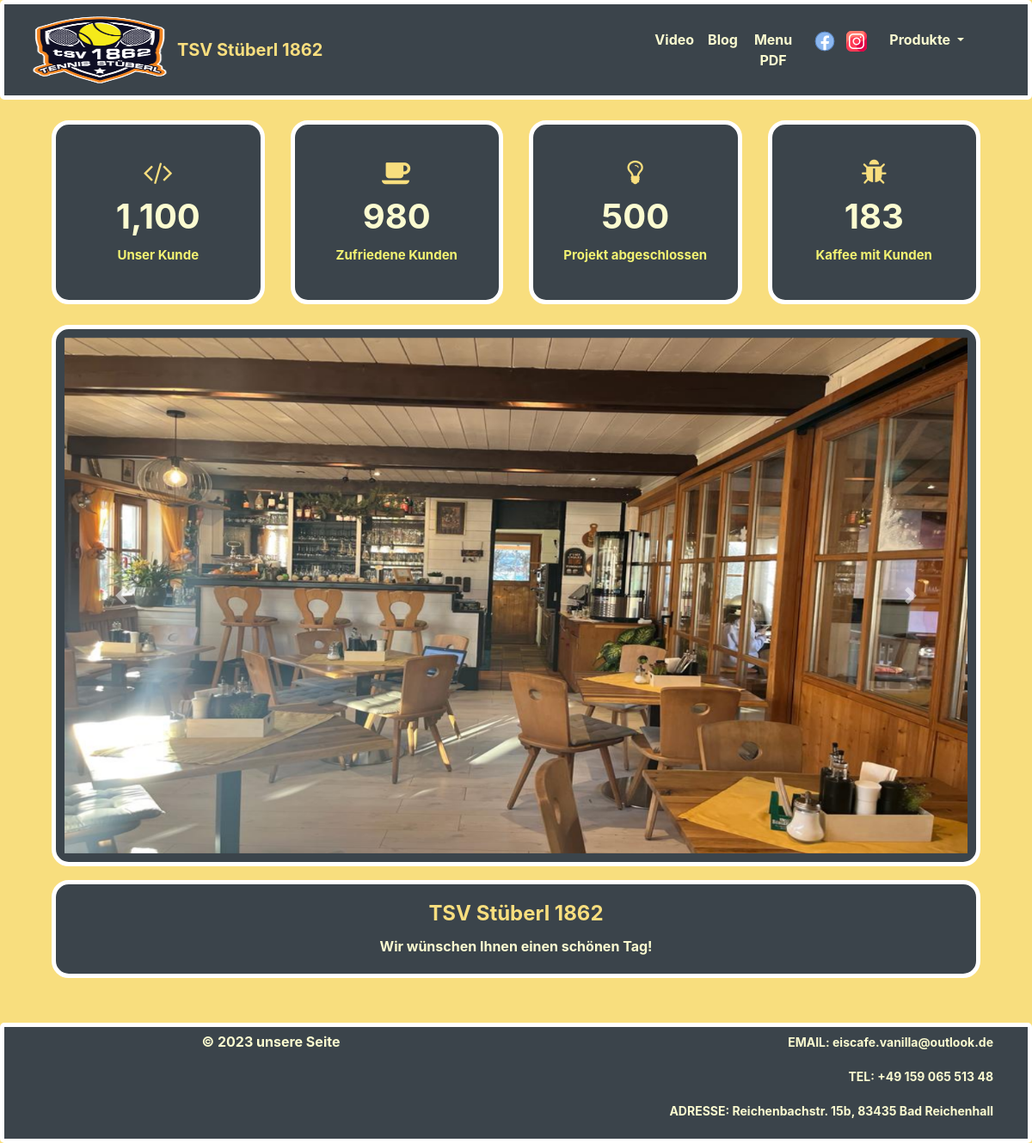
The page / on the database its author committed.
### portfolio/models.py (models this page shows, shortened)
class Project(models.Model):
    title = models.CharField(max_length=100)
    description = models.CharField(max_length=250)
    image = models.ImageField(upload_to='portfolio/images/')
    url = models.URLField(blank=True)
    class Meta:
        app_label = 'portfolio'

### portfolio/views.py (the view)
# urls.py: 2. Add a URL to urlpatterns:  path('', views.home, name='home')
def home(request):
    projects = Project.objects.all()
    return render(request, 'portfolio/home.html', {'projects':projects})

### portfolio/templates/portfolio/home.html (shortened to what this page needs)
{% extends "portfolio/base.html" %}
{% load static %}
{% block content %}
<link rel="stylesheet" href="https://netdna.bootstrapcdn.com/font-awesome/4.0.3/css/font-awesome.min.css">
<div class="container">
	<div class="row">
	    <br/>
	   <div class="col text-center">
	</div></div>
    <div class="row text-center"><div class="col"><div class="counter"><i class="fa fa-code fa-2x"></i>
        <h2 class="timer count-title count-number" data-to="1100" data-speed="1500"></h2>
        <p class="count-text ">Unser Kunde</p>
    </div></div>
        <div class="col"><div class="counter">
        <i class="fa fa-coffee fa-2x"></i>
        <h2 class="timer count-title count-number" data-to="980" data-speed="1500"></h2>
        <p class="count-text ">Zufriedene Kunden</p>
    </div>
        </div>
        <div class="col"><div class="counter">
        <i class="fa fa-lightbulb-o fa-2x"></i>
        <h2 class="timer count-title count-number" data-to="500" data-speed="1500"></h2>
        <p class="count-text ">Projekt abgeschlossen</p>
    </div>
        </div>
        <div class="col"><div class="counter"><i class="fa fa-bug fa-2x"></i><h2 class="timer count-title count-number" data-to="183" data-speed="1500"></h2>
           <p class="count-text ">Kaffee mit Kunden</p>
        </div>
        </div>
    </div>
</div>
<br>
<div class="container">
  <div id="projectCarousel" class="carousel slide" data-ride="carousel">
    <div class="carousel-inner">
      {% for project in projects %}
        <div class="carousel-item {% if forloop.first %}active{% endif %}">
          <div class="d-flex justify-content-center align-items-center carousel-image-container">
            {% if project.url %}
              <a href="{{ project.url }}">
                <img src="{{ project.image.url }}" class="d-block w-100 img-fluid">
              </a>
            {% else %}
              <img src="{{ project.image.url }}" class="d-block w-100 img-fluid">
            {% endif %}
          </div>
        </div>
      {% endfor %}
    </div>
    <a class="carousel-control-prev" href="#projectCarousel" role="button" data-slide="prev">
      <span class="carousel-control-prev-icon" aria-hidden="true"></span>
    </a>
    <a class="carousel-control-next" href="#projectCarousel" role="button" data-slide="next">
      <span class="carousel-control-next-icon" aria-hidden="true"></span>
    </a>
  </div>
  <div class="card text-center mt-3">
    <div class="card-body">
      <h3 class="card-title">{{ projects.0.title }}</h3>
      <p class="card-text">{{ projects.0.description }}</p>
    </div>
  </div>
</div>
<br><br><br><br><br><br><br><br>
{% endblock %}

### portfolio/static/css/custom.css (style rules this page uses)
@media (min-width: 992px) { .counter { background-color: #3b444b; padding: 40px 0; border: 5px solid white; border-radius: 20px } }
@media (min-width: 992px) { .count-title { font-size: 40px; font-weight: normal; margin-top: 10px; margin-bottom: 0; text-align: center; font-weight: bold; color: #fbfbd0; } }
@media (min-width: 992px) { .count-text { font-size: 15px; font-weight: normal; margin-top: 10px; margin-bottom: 0; text-align: center; font-weight: bold; color: #f3f372; } }
@media (min-width: 992px) { .fa-2x { margin: 0 auto; float: none; display: table; font-weight: bold; color: #F8DE7E; } }
@media (min-width: 992px) { .card { border: 5px solid white ; border-radius: 20px; padding: 0px; background-color: #3b444b !important; } }
@media (min-width: 992px) { .card-title { font-size: 30px; } }
@media (min-width: 992px) { .card-text { font-size: 20px; } }
@media (min-width: 992px) { .card .card-title { font-size: 24px; color: #F8DE7E !important; font-weight: bold; } }
@media (min-width: 992px) { .card .card-text { font-size: 16px; color: #fbfbd0 !important; font-weight: bold; } }
@media (min-width: 992px) { .carousel-inner { border: 5px solid white; border-radius: 20px; background-color: #3b444b; padding: 10px; } }
@media (min-width: 992px) { .carousel-item img { width: 100%; height: auto; max-height: 400px; } }
@media (min-width: 992px) { .carousel-inner .carousel-item img { max-width: 100%; max-height: 600px; width: auto; height: auto ; } }
body { background-color: #F8DE7E; }

### rows shown on the page
Project: image (picture), title "TSV Stüberl 1862", description "Wir wünschen Ihnen einen schönen Tag!"
